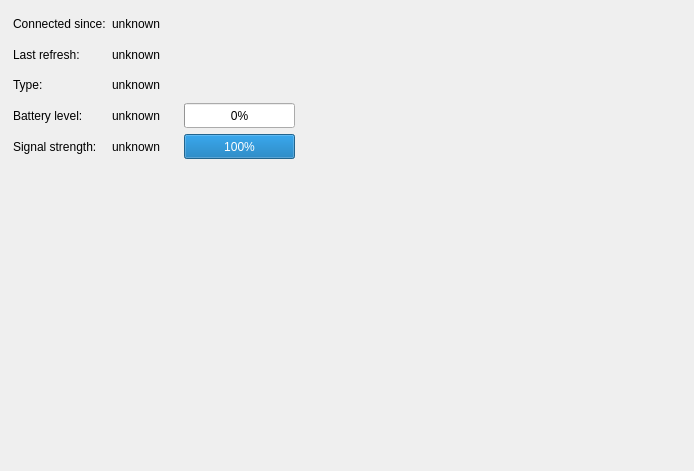
          <widget class="QWidget" name="informationWidget">
           <layout class="QVBoxLayout" name="verticalLayout_7">
            <property name="leftMargin">
             <number>0</number>
            </property>
            <item>
             <layout class="QGridLayout" name="gridLayout_2">
              <property name="leftMargin">
               <number>13</number>
              </property>
              <item row="0" column="0">
               <widget class="QLabel" name="label_22">
                <property name="sizePolicy">
                 <sizepolicy hsizetype="Preferred" vsizetype="Preferred">
                  <horstretch>0</horstretch>
                  <verstretch>0</verstretch>
                 </sizepolicy>
                </property>
                <property name="text">
                 <string>Connected since:</string>
                </property>
               </widget>
              </item>
              <item row="0" column="1">
               <widget class="QLabel" name="connectionTimeLabel_2">
                <property name="sizePolicy">
                 <sizepolicy hsizetype="Preferred" vsizetype="Preferred">
                  <horstretch>0</horstretch>
                  <verstretch>0</verstretch>
                 </sizepolicy>
                </property>
                <property name="text">
                 <string>unknown</string>
                </property>
               </widget>
              </item>
              <item row="0" column="2" rowspan="5">
               <spacer>
                <property name="orientation">
                 <enum>Qt::Horizontal</enum>
                </property>
                <property name="sizeType">
                 <enum>QSizePolicy::Fixed</enum>
                </property>
                <property name="sizeHint" stdset="0">
                 <size>
                  <width>17</width>
                  <height>148</height>
                 </size>
                </property>
               </spacer>
              </item>
              <item row="0" column="4" rowspan="5">
               <spacer>
                <property name="orientation">
                 <enum>Qt::Horizontal</enum>
                </property>
                <property name="sizeHint" stdset="0">
                 <size>
                  <width>388</width>
                  <height>145</height>
                 </size>
                </property>
               </spacer>
              </item>
              <item row="1" column="0">
               <widget class="QLabel" name="label_28">
                <property name="sizePolicy">
                 <sizepolicy hsizetype="Preferred" vsizetype="Preferred">
                  <horstretch>0</horstretch>
                  <verstretch>0</verstretch>
                 </sizepolicy>
                </property>
                <property name="text">
                 <string>Last refresh:</string>
                </property>
               </widget>
              </item>
              <item row="1" column="1">
               <widget class="QLabel" name="refreshTimeLabel_2">
                <property name="sizePolicy">
                 <sizepolicy hsizetype="Preferred" vsizetype="Preferred">
                  <horstretch>0</horstretch>
                  <verstretch>0</verstretch>
                 </sizepolicy>
                </property>
                <property name="text">
                 <string>unknown</string>
                </property>
               </widget>
              </item>
              <item row="2" column="0">
               <widget class="QLabel" name="label_29">
                <property name="sizePolicy">
                 <sizepolicy hsizetype="Preferred" vsizetype="Preferred">
                  <horstretch>0</horstretch>
                  <verstretch>0</verstretch>
                 </sizepolicy>
                </property>
                <property name="text">
                 <string>Type:</string>
                </property>
               </widget>
              </item>
              <item row="2" column="1">
               <widget class="QLabel" name="modelLabel_2">
                <property name="sizePolicy">
                 <sizepolicy hsizetype="Preferred" vsizetype="Preferred">
                  <horstretch>0</horstretch>
                  <verstretch>0</verstretch>
                 </sizepolicy>
                </property>
                <property name="text">
                 <string>unknown</string>
                </property>
               </widget>
              </item>
              <item row="3" column="0">
               <widget class="QLabel" name="label_30">
                <property name="sizePolicy">
                 <sizepolicy hsizetype="Preferred" vsizetype="Preferred">
                  <horstretch>0</horstretch>
                  <verstretch>0</verstretch>
                 </sizepolicy>
                </property>
                <property name="text">
                 <string>Battery level:</string>
                </property>
               </widget>
              </item>
              <item row="3" column="1">
               <widget class="QLabel" name="batteryLabel_2">
                <property name="sizePolicy">
                 <sizepolicy hsizetype="Preferred" vsizetype="Preferred">
                  <horstretch>0</horstretch>
                  <verstretch>0</verstretch>
                 </sizepolicy>
                </property>
                <property name="text">
                 <string>unknown</string>
                </property>
               </widget>
              </item>
              <item row="3" column="3">
               <widget class="QProgressBar" name="batteryBar_2">
                <property name="sizePolicy">
                 <sizepolicy hsizetype="Maximum" vsizetype="Preferred">
                  <horstretch>0</horstretch>
                  <verstretch>0</verstretch>
                 </sizepolicy>
                </property>
                <property name="minimumSize">
                 <size>
                  <width>111</width>
                  <height>0</height>
                 </size>
                </property>
                <property name="maximumSize">
                 <size>
                  <width>1000</width>
                  <height>26</height>
                 </size>
                </property>
                <property name="value">
                 <number>0</number>
                </property>
               </widget>
              </item>
              <item row="4" column="0">
               <widget class="QLabel" name="label_31">
                <property name="sizePolicy">
                 <sizepolicy hsizetype="Preferred" vsizetype="Preferred">
                  <horstretch>0</horstretch>
                  <verstretch>0</verstretch>
                 </sizepolicy>
                </property>
                <property name="text">
                 <string>Signal strength:</string>
                </property>
               </widget>
              </item>
              <item row="4" column="1">
               <widget class="QLabel" name="signalLabel_2">
                <property name="sizePolicy">
                 <sizepolicy hsizetype="Preferred" vsizetype="Preferred">
                  <horstretch>0</horstretch>
                  <verstretch>0</verstretch>
                 </sizepolicy>
                </property>
                <property name="text">
                 <string>unknown</string>
                </property>
               </widget>
              </item>
              <item row="4" column="3">
               <widget class="QProgressBar" name="signalBar_2">
                <property name="sizePolicy">
                 <sizepolicy hsizetype="Maximum" vsizetype="Preferred">
                  <horstretch>0</horstretch>
                  <verstretch>0</verstretch>
                 </sizepolicy>
                </property>
                <property name="maximumSize">
                 <size>
                  <width>111</width>
                  <height>26</height>
                 </size>
                </property>
                <property name="minimum">
                 <number>1</number>
                </property>
                <property name="maximum">
                 <number>4</number>
                </property>
                <property name="value">
                 <number>4</number>
                </property>
               </widget>
              </item>
             </layout>
            </item>
            <item>
             <spacer name="verticalSpacer_4">
              <property name="orientation">
               <enum>Qt::Vertical</enum>
              </property>
              <property name="sizeHint" stdset="0">
               <size>
                <width>20</width>
                <height>301</height>
               </size>
              </property>
             </spacer>
            </item>
           </layout>
          </widget>
